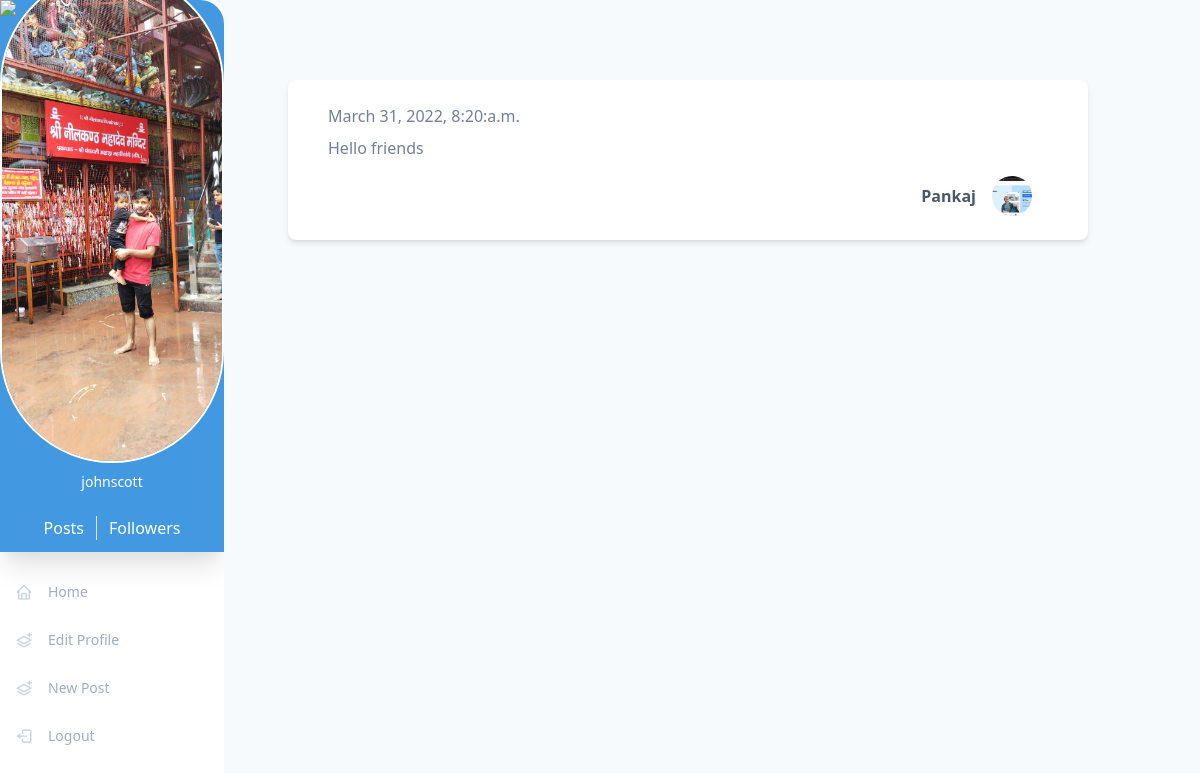
The app's page /10/ (signed in) with its own data.
### feed/models.py (models this page shows, shortened)
class Post(models.Model):
    text = models.CharField(max_length=240)
    date = models.DateTimeField(auto_now=True)
    author = models.ForeignKey(
        User,
        on_delete=models.CASCADE,
    )

### feed/views.py (the view)
# urls.py: path("<int:pk>/",views.PostDetailView.as_view(),name='detail'),
class PostDetailView(DetailView):
    http_method_names = ["get"]
    template_name = "feed/detail.html"
    model = Post
    context_object_name = "post"

### template/feed/detail.html (shortened to what this page needs)
{% extends 'base.html' %}
{% block content %}
    {% include 'include/post.html' with post=post %}
{% endblock %}

### template/base.html (shortened to what this page needs)
{% load static%}
{% load thumbnail %}
<!DOCTYPE html>
<html lang="en">
<head>
    <link href="https://unpkg.com/tailwindcss@^1.0/dist/tailwind.min.css" rel="stylesheet">
    <link rel="stylesheet" href="https://unpkg.com/boxicons@2.0.7/css/boxicons.min.css" />
</head>
<body>
<div class="min-h-screen flex flex-row bg-gray-100">
  <div class="flex flex-col w-56 bg-white rounded-r-3xl overflow-hidden">
    {% if not request.user.is_authenticated %}
    <div class="flex items-center justify-center h-20 shadow-md">
      <h1 class="text-3xl uppercase text-indigo-500">TIL</h1>
    </div>
    {% else %}
    <div class="overflow-hidden shadow-xl max-w-xs bg-blue-500">
    <div class="flex justify-center -mt-8">
        {% thumbnail user.profile.image "100x100" crop="center" as im %}
          <img src="{{ im.url }}" class="rounded-full border-solid border-white border-2 -mt-3">
        {% endthumbnail %}
    </div>
    <div class="text-center px-3 pb-6 pt-2">
        <h3 class="text-white text-sm bold font-sans">{{user.username}}</h3>
    </div>
      <div class="flex justify-center pb-3 text-white">
      <div class="text-center mr-3 border-r pr-3">
        <span>Posts</span>
      </div>
      <div class="text-center">
        <span>Followers</span>
      </div>
      </div>
  </div>
  {% endif %}
    <ul class="flex flex-col py-4">
      <li>
        <a href="/" class="flex flex-row items-center h-12 transform hover:translate-x-2 transition-transform ease-in duration-200 text-gray-500 hover:text-gray-800">
          <span class="inline-flex items-center justify-center h-12 w-12 text-lg text-gray-400"><i class="bx bx-home"></i></span>
          <span class="text-sm font-medium">Home</span>
        </a>
      </li>
      {% if request.user.is_authenticated %}
      <li>
        <a href="{% url 'profiles:editprofile' request.user.username %}" class="flex flex-row items-center h-12 transform hover:translate-x-2 transition-transform ease-in duration-200 text-gray-500 hover:text-gray-800 ">
          <span class="inline-flex items-center justify-center h-12 w-12 text-lg text-gray-400"><i class="bx bx-layer-plus"></i></span>
          <span class="text-sm font-medium">Edit Profile</span>
        </a>
      </li>
      <li>
        <a href="{% url 'feed:new_post' %}" class="flex flex-row items-center h-12 transform hover:translate-x-2 transition-transform ease-in duration-200 text-gray-500 hover:text-gray-800 js-toggle-modal">
          <span class="inline-flex items-center justify-center h-12 w-12 text-lg text-gray-400"><i class="bx bx-layer-plus"></i></span>
          <span class="text-sm font-medium">New Post</span>
        </a>
      </li>
      <li>
        <a href="{% url 'account_logout' %}" class="flex flex-row items-center h-12 transform hover:translate-x-2 transition-transform ease-in duration-200 text-gray-500 hover:text-gray-800">
          <span class="inline-flex items-center justify-center h-12 w-12 text-lg text-gray-400"><i class="bx bx-log-out"></i></span>
          <span class="text-sm font-medium">Logout</span>
        </a>
      </li>
      {% endif %}
    </ul>
  </div>
  <div class="p-16">
    {% block body %}
        {% block content %}
        {% endblock %}
    {% endblock %}
  </div>
</div>
</body>
</html>

### template/include/post.html
{% load thumbnail %}
<div class="max-w-4xl px-10 my-4 py-6 bg-white rounded-lg shadow-md" style="width: 50rem">
    <div class="flex justify-between items-center">
        <span class="font-light text-gray-600">{{post.date|date:"F j, Y, g:i:a" }}</span>
    </div>
    <div class="mt-2">
        <p class="mt-2 text-gray-600">{{post.text}}</p>
    </div>
    <div class="flex justify-between items-center mt-4">
        {% if show_detail_link %}
            <a class="text-blue-600 hover:underline" href="{% url 'feed:detail' post.id %}">Read more</a>
        {% else %}
            <span>&nbsp;</span>
        {% endif %}
        <div>
            <a class="flex items-center" href="{% url 'profiles:detail' post.author.username %}">
                <h1 class="text-gray-700 font-bold">{{post.author.username}}</h1>
                {% thumbnail post.author.profile.image "373x373" crop="center" as im %}
                    <img src="{{ im.url }}" class="mx-4 w-10 h-10 object-cover rounded-full hidden sm:block">
                {% endthumbnail %}
            </a>
        </div>
    </div>
</div>

### records on screen
Post: date "March 31, 2022, 8:20:a.m.", text "Hello friends", author.username "Pankaj"

### other values on screen
{{ user.username }} "johnscott"
